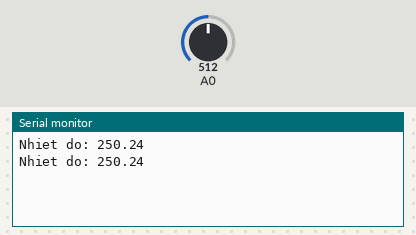
Recording of a sketch running on a simulated Arduino Uno, built with avr-gcc and run on an emulated ATmega328P. On the bench: the last lines printed to the serial monitor. The test bench sets the inputs (shaded band); at power-on: A0 = 512.

Above: at 1.8 s.
1.9 s: A0 set to 716
At 2.8 s:
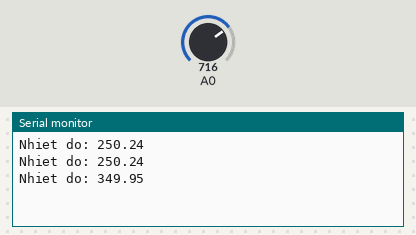
3.4 s: A0 set to 900
At 4.8 s:
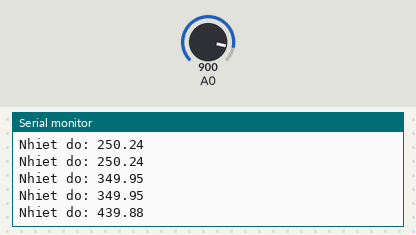
Timing chart, 0 to 6.4 s (numbered marks = the images above; inputs shaded):
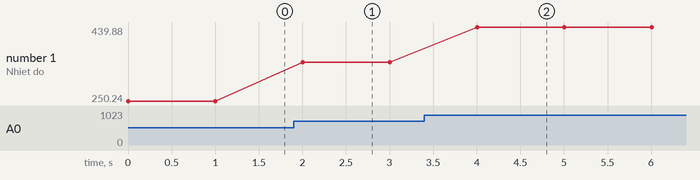

Measured:
- after the input at 1.9 s, the serial monitor: prints a new line after 0.10 s (image 1)
- after the input at 3.4 s, the serial monitor: prints a new line after 0.60 s (image 2)
- plotted number 1: 250.24 → 349.95 after the input at 1.9 s, 349.95 → 439.88 after the input at 3.4 s

The sketch:

cambiennhietdo.ino
```cpp
// Gọi thư viện DHT11
//#include "DHT.h"

//const int DHTPIN = 2;       //Đọc dữ liệu từ DHT11 ở chân 2 trên mạch Arduino
//const int DHTTYPE = DHT11;  //Khai báo loại cảm biến, có 2 loại là DHT11 và DHT22

//DHT dht(DHTPIN, DHTTYPE);

void setup() {
  Serial.begin(9600);
  //dht.begin();         // Khởi động cảm biến
}

void loop() {
  int adc = analogRead(A0);
  float temp = (float)adc * 500/1023;
  Serial.print("Nhiet do: ");
  Serial.println(temp,2);               //Xuất nhiệt độ
  delay(1000);                     //Đợi 1 giây
}
```
